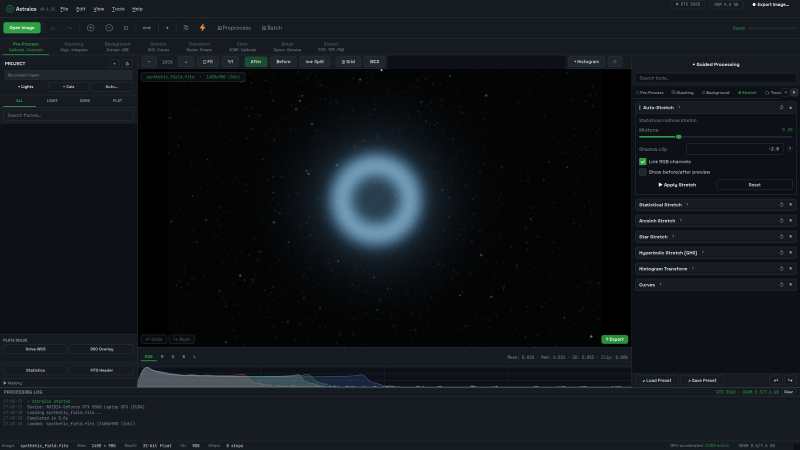
#> input picture site/assets/img/astraios-ui-stretch-synthetic.png, 1600 x 900 px (shown at 1/2 size); its folder holds only this picture in this run
$ python -i filters.py   (imports and definitions only)
#> lines starting #> are read from the running program, lines starting #| are printed output that depends on the picture
### astraios/core/device_manager.py
"""GPU Device Manager — abstracts CUDA, MPS, and CPU backends.

All GPU code in Astraios MUST go through this module.
Never call torch.cuda.* directly elsewhere in the codebase.
"""

from __future__ import annotations

import logging
import os
import threading
from dataclasses import dataclass, field
from enum import Enum, auto
from typing import TYPE_CHECKING

import torch

if TYPE_CHECKING:
    pass

log = logging.getLogger(__name__)


class Backend(Enum):
    CUDA = auto()
    MPS = auto()
    CPU = auto()


@dataclass(frozen=True)
class DeviceInfo:
    backend: Backend
    device: torch.device
    name: str
    vram_total_mb: int = 0
    vram_free_mb: int = 0
    compute_capability: tuple[int, int] | None = None


@dataclass
class DeviceManager:
    """Singleton-style manager for GPU device selection and tensor allocation."""

    _device: torch.device = field(init=False)
    _backend: Backend = field(init=False)
    _info: DeviceInfo = field(init=False)

    def __post_init__(self) -> None:
        self._detect_best_device()

    def _detect_best_device(self) -> None:
        # Preferences > Processing > "Use GPU acceleration" is applied at
        # startup through this variable, since the device is chosen once.
        force_cpu = os.environ.get("ASTRAIOS_FORCE_CPU", "").lower() in ("1", "true", "yes")
        if force_cpu:
            log.info("GPU disabled in Preferences; using CPU")
        if not force_cpu and torch.cuda.is_available():
            self._backend = Backend.CUDA
            self._device = torch.device("cuda", 0)
            props = torch.cuda.get_device_properties(0)
            total_mem = getattr(props, "total_memory", None) or getattr(props, "total_mem", 0)
            total_mb = total_mem // (1024 * 1024)
            free_mb = total_mb  # approximate at init
            try:
                free_mb = torch.cuda.mem_get_info(0)[0] // (1024 * 1024)
            except Exception:
                log.debug("CUDA mem_get_info unavailable")
            cc = (props.major, props.minor)
            self._info = DeviceInfo(
                backend=Backend.CUDA,
                device=self._device,
                name=props.name,
                vram_total_mb=total_mb,
                vram_free_mb=free_mb,
                compute_capability=cc,
            )
            log.info("CUDA device: %s (%d MB VRAM, CC %d.%d)", props.name, total_mb, *cc)
        elif (
            not force_cpu
            and hasattr(torch.backends, "mps")
            and torch.backends.mps.is_available()
        ):
            self._backend = Backend.MPS
            self._device = torch.device("mps")
            self._info = DeviceInfo(
                backend=Backend.MPS,
                device=self._device,
                name="Apple Silicon (MPS)",
            )
            log.info("MPS device detected (Apple Silicon)")
        else:
            self._backend = Backend.CPU
            self._device = torch.device("cpu")
            self._info = DeviceInfo(
                backend=Backend.CPU,
                device=self._device,
                name="CPU",
            )
            log.info("No GPU detected, using CPU fallback")

    @property
    def device(self) -> torch.device:
        return self._device

    @property
    def backend(self) -> Backend:
        return self._backend

    @property
    def info(self) -> DeviceInfo:
        return self._info

    @property
    def is_gpu(self) -> bool:
        return self._backend != Backend.CPU

    def tensor(self, *args, dtype: torch.dtype = torch.float32, **kwargs) -> torch.Tensor:
        """Create a tensor on the managed device."""
        return torch.tensor(*args, dtype=dtype, device=self._device, **kwargs)

    def zeros(self, *shape, dtype: torch.dtype = torch.float32) -> torch.Tensor:
        return torch.zeros(*shape, dtype=dtype, device=self._device)

    def ones(self, *shape, dtype: torch.dtype = torch.float32) -> torch.Tensor:
        return torch.ones(*shape, dtype=dtype, device=self._device)

    def empty(self, *shape, dtype: torch.dtype = torch.float32) -> torch.Tensor:
        return torch.empty(*shape, dtype=dtype, device=self._device)

    def to_device(self, t: torch.Tensor) -> torch.Tensor:
        """Move a tensor to the managed device."""
        return t.to(self._device)

    def to_cpu(self, t: torch.Tensor) -> torch.Tensor:
        """Move a tensor to CPU (for numpy interop, saving, etc.)."""
        return t.cpu()

    def from_numpy(self, arr) -> torch.Tensor:
        """Convert a numpy array to a device tensor."""
        return torch.from_numpy(arr).to(self._device)

    # [36 lines left out: functions synchronize, empty_cache, memory_stats, optimal_batch_size, not called in this run]


# Module-level singleton
_instance: DeviceManager | None = None
_lock: threading.Lock | None = None


def get_device_manager() -> DeviceManager:
    """Return the global DeviceManager singleton."""
    global _instance, _lock
    if _lock is None:
        _lock = threading.Lock()
    if _instance is None:
        with _lock:
            if _instance is None:
                _instance = DeviceManager()
    return _instance

### astraios/core/filters.py
"""Image Filters — classic sharpening and noise reduction for astrophotography.

Provides Unsharp Mask (sharpening) and Median Filter (noise reduction).
All images are float32 numpy arrays in [0, 1] range.
Mono images have shape (H, W), color images have shape (C, H, W).
"""

from __future__ import annotations

import logging
from dataclasses import dataclass
from enum import Enum, auto

import cv2
import numpy as np
import scipy.ndimage
import torch
import torch.nn.functional as F

from astraios.core.device_manager import get_device_manager
from astraios.core.masks import Mask, apply_mask

log = logging.getLogger(__name__)


# ---------------------------------------------------------------------------
# Unsharp Mask
# ---------------------------------------------------------------------------


@dataclass
class UnsharpMaskParams:
    """Parameters for unsharp mask sharpening.

    Attributes
    ----------
    radius : float
        Gaussian blur sigma in pixels.  Larger values sharpen coarser detail.
    amount : float
        Sharpening strength (0 = no effect, 2 = very strong).
    threshold : float
        Luminance threshold in [0, 1].  Differences below this value are not
        sharpened, which helps avoid amplifying noise.
    """

    radius: float = 2.0
    amount: float = 0.5
    threshold: float = 0.0


# [131 lines left out: functions _make_gaussian_kernel_1d, _gaussian_blur_gpu, _unsharp_mask_channel, unsharp_mask, not called in this run]


# ---------------------------------------------------------------------------
# Median Filter
# ---------------------------------------------------------------------------


@dataclass
class MedianFilterParams:
    """Parameters for median filtering.

    Attributes
    ----------
    kernel_size : int
        Size of the square median kernel.  Must be a positive odd integer.
    """

    kernel_size: int = 3


# [18 lines left out: function _validate_kernel_size, not called in this run]


# --------------------------------------------------------------------------
# Fast Gaussian blur
# --------------------------------------------------------------------------

_GAUSS_BAND_BYTES = 256 * 1024 * 1024
"""Peak transient budget for the banded GPU path.

A previous GPU port stacked ksize^2 shifted copies of a channel, reached ~7GB
on a 73MP frame, and the caller caught the OOM and silently skipped the step
-- so the tool quietly stopped working on exactly the large images that needed
it. Bounding the transient here keeps that from repeating.
"""


# [156 lines left out: functions gaussian_kernel_1d, _gaussian_blur_gpu_2d, gaussian_blur, _median_2d, not called in this run]


_MEDIAN_BAND_BYTES = 256 * 1024 * 1024


# [30 lines that did not run here, left out]


def median_filter(
    image: np.ndarray,
    params: MedianFilterParams | None = None,
    mask: Mask | None = None,
) -> np.ndarray:
    """Apply a median filter to an image for noise reduction.

    Replaces each pixel with the median of the surrounding neighbourhood,
    which is effective at removing salt-and-pepper noise and hot pixels
    commonly found in astrophotography subs.

    Parameters
    ----------
    image : ndarray
        Image data, shape (H, W) or (C, H, W), float32 values in [0, 1].
    params : MedianFilterParams, optional
        Filter parameters.  If ``None``, a 3x3 kernel is used.
    mask : Mask, optional
        If provided, the filtered result is blended with the original
        image according to the mask (1.0 = fully filtered, 0.0 = original).

    Returns
    -------
    ndarray
        Filtered image with the same shape and dtype as the input.
    """
    if params is None:
        params = MedianFilterParams()

    ksize = _validate_kernel_size(params.kernel_size)

    log.debug("Median filter: kernel_size=%d", ksize)

    # ``image`` is read-only here (results go to fresh buffers and apply_mask
    # only reads the original), so skip the defensive copy.
    if image.ndim == 2:
        log.debug("Processing mono image %s", image.shape)
        result = _median_2d(image, ksize).astype(np.float32)
    else:
        n_ch = image.shape[0]
        log.debug("Processing %d-channel image %s", n_ch, image.shape)
        result = np.empty_like(image)
        for ch in range(n_ch):
            result[ch] = _median_2d(image[ch], ksize)

    return apply_mask(image, result, mask)


# ---------------------------------------------------------------------------
# Convolution (blur)
# ---------------------------------------------------------------------------


class ConvolutionKernel(Enum):
    GAUSSIAN = auto()  # smooth Gaussian blur (radius = sigma)
    BOX = auto()       # uniform box / mean blur


@dataclass
class ConvolutionParams:
    """Parameters for a convolution (blur).

    Attributes
    ----------
    kernel : ConvolutionKernel
        ``GAUSSIAN`` (sigma = ``radius``) or ``BOX`` (mean over a
        ``2*radius+1`` window).
    radius : float
        Blur radius in pixels.
    amount : float
        Blend with the original in ``[0, 1]``: 1 = full blur, 0 = unchanged.
    """

    kernel: ConvolutionKernel = ConvolutionKernel.GAUSSIAN
    radius: float = 2.0
    amount: float = 1.0


def _blur_channel(channel: np.ndarray, params: ConvolutionParams) -> np.ndarray:
    if params.radius <= 0:
        return channel.astype(np.float32, copy=True)
    if params.kernel == ConvolutionKernel.BOX:
        ksize = int(round(params.radius)) * 2 + 1
        return cv2.blur(channel, (ksize, ksize)).astype(np.float32)
    dm = get_device_manager()
    if dm.device.type != "cpu":
        return _gaussian_blur_gpu(np.ascontiguousarray(channel), params.radius, dm)
    ksize = int(np.ceil(params.radius * 3)) * 2 + 1
    return cv2.GaussianBlur(channel, (ksize, ksize), params.radius).astype(np.float32)


def convolve(
    image: np.ndarray,
    params: ConvolutionParams | None = None,
    mask: Mask | None = None,
) -> np.ndarray:
    """Convolve (blur) an image with a Gaussian or box kernel — GPU-accelerated.

    Useful for softening, feathering masks, or building synthetic PSFs. Handles
    mono ``(H, W)`` and colour ``(C, H, W)`` float32 ``[0, 1]`` images.
    """
    if params is None:
        params = ConvolutionParams()

    # ``image`` is never mutated below, so use it directly instead of copying.
    if image.ndim == 2:
        blurred = _blur_channel(image, params)
    else:
        blurred = np.empty_like(image)
        for ch in range(image.shape[0]):
            blurred[ch] = _blur_channel(image[ch], params)

    amount = float(np.clip(params.amount, 0.0, 1.0))
    result = image * (1.0 - amount) + blurred * amount
    result = np.clip(result, 0.0, 1.0).astype(np.float32)
    return apply_mask(image, result, mask)

>>> import cv2
>>> picture = cv2.imread('../../site/assets/img/astraios-ui-stretch-synthetic.png')
#> picture is the input picture: shape (900, 1600, 3); mean B, G, R 27.1, 22.3, 17.5
#> after the loop in convolve, `for ch in range(image.shape[0]):`:
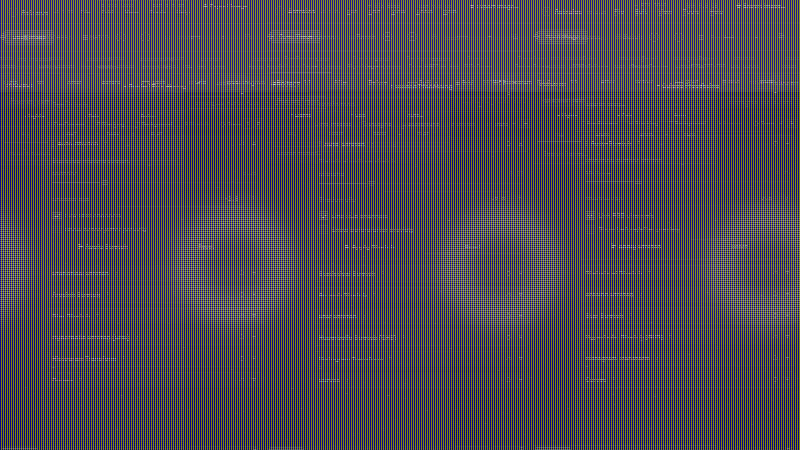
#> blurred: shape (900, 1600, 3) (shown at 1/2 size); mean B, G, R 78.7, 78.7, 78.7
#> (the run stopped early here; a loop or call above may not have finished)
